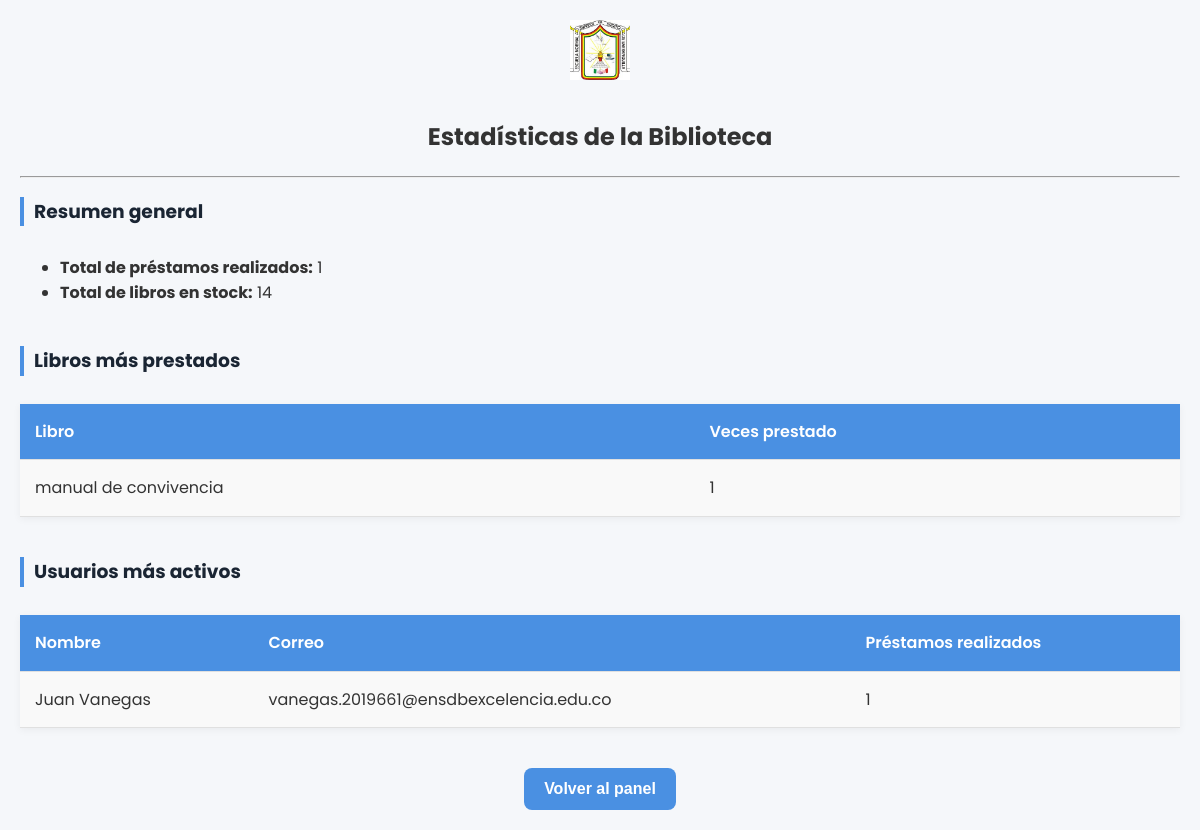
/admin_estadisticas (signed in), run on the app's committed database.
### tables this page shows
CREATE TABLE libro (
                id INTEGER PRIMARY KEY AUTOINCREMENT,
                titulo TEXT NOT NULL,
                autor TEXT NOT NULL,
                editorial TEXT NOT NULL,
                stock INTEGER NOT NULL,
                seccion TEXT NOT NULL
            , codigo_libro TEXT);

CREATE TABLE prestamo (
                id INTEGER PRIMARY KEY AUTOINCREMENT,
                nombre TEXT NOT NULL,
                grado TEXT NOT NULL,
                curso TEXT NOT NULL,
                libro_id INTEGER NOT NULL,
                dias INTEGER NOT NULL,
                correo TEXT NOT NULL,
                fecha_prestamo TEXT NOT NULL,
                devuelto INTEGER DEFAULT 0, reseñado INTEGER DEFAULT 0, fecha_devolucion TEXT,
                FOREIGN KEY(libro_id) REFERENCES libro(id)
            );

### biblioteca/app.py (the view)
@app.route('/admin_estadisticas')
def admin_estadisticas():
    if not session.get('admin'):
        return redirect(url_for('admin_login'))
    conn = get_db_connection()
    libros_populares = conn.execute("""
        SELECT l.titulo as libro, COUNT(p.libro_id) as total, l.codigo_libro
        FROM prestamo p JOIN libro l ON p.libro_id = l.id
        GROUP BY l.titulo
        ORDER BY total DESC
        LIMIT 5
    """).fetchall()
    usuarios_activos = conn.execute("""
        SELECT nombre, correo, COUNT(*) as total
        FROM prestamo
        GROUP BY correo
        ORDER BY total DESC
        LIMIT 5
    """).fetchall()
    total_prestamos = conn.execute('SELECT COUNT(*) FROM prestamo').fetchone()[0]
    total_libros = conn.execute('SELECT SUM(stock) FROM libro').fetchone()[0]
    conn.close()
    return render_template('admin_estadisticas.html',
                           libros_populares=libros_populares,
                           usuarios_activos=usuarios_activos,
                           total_prestamos=total_prestamos,
                           total_libros=total_libros or 0)

### biblioteca/app.py (called while the page is built)
def get_db_connection():
    conn = sqlite3.connect(DATABASE)
    conn.row_factory = sqlite3.Row
    return conn

### biblioteca/templates/admin_estadisticas.html (shortened to what this page needs)
<!DOCTYPE html>
<html lang="es">
<head>
    <link rel="stylesheet" href="{{ url_for('static', filename='css/styles.css') }}">
</head>
<body>
    <div class="admin-container">
        <div style="text-align:center;">
            <img src="{{ url_for('static', filename='escudo.jpg') }}" alt="Escudo" style="width:60px; margin-bottom:10px;">
            <h2>Estadísticas de la Biblioteca</h2>
            <hr>
        </div>
        <div class="table-section">
            <h3>Resumen general</h3>
            <ul>
                <li><strong>Total de préstamos realizados:</strong> {{ total_prestamos }}</li>
                <li><strong>Total de libros en stock:</strong> {{ total_libros }}</li>
            </ul>
        </div>
        <div class="table-section">
            <h3>Libros más prestados</h3>
            <table>
                <tr>
                    <th>Libro</th>
                    <th>Veces prestado</th>
                </tr>
                {% for libro in libros_populares %}
                <tr>
                    <td>{{ libro['libro'] }}</td>
                    <td>{{ libro['total'] }}</td>
                </tr>
                {% endfor %}
            </table>
        </div>
        <div class="table-section">
            <h3>Usuarios más activos</h3>
            <table>
                <tr>
                    <th>Nombre</th>
                    <th>Correo</th>
                    <th>Préstamos realizados</th>
                </tr>
                {% for usuario in usuarios_activos %}
                <tr>
                    <td>{{ usuario['nombre'] }}</td>
                    <td>{{ usuario['correo'] }}</td>
                    <td>{{ usuario['total'] }}</td>
                </tr>
                {% endfor %}
            </table>
        </div>
        <div style="text-align:center; margin-top:20px;">
            <a href="{{ url_for('admin_panel') }}"><button>Volver al panel</button></a>
        </div>
    </div>
</body>
</html>

### biblioteca/static/css/styles.css (style rules this page uses)
:root { --primary-color: #4a90e2; --secondary-color: #f5f7fa; --text-color: #333; --heading-color: #1a2533; --success-color: #5cb85c; --error-color: #d9534f; --shadow: 0 4px 15px rgba(0, 0, 0, 0.1); --border-radius: 12px; }
body { background-color: var(--secondary-color); font-family: 'Poppins', sans-serif; margin: 0; padding: 20px; color: var(--text-color); line-height: 1.6; }
button, .btn { background: var(--primary-color); color: #fff; border: none; border-radius: 8px; padding: 12px 20px; font-size: 16px; font-weight: 600; cursor: pointer; transition: all 0.3s ease; text-decoration: none; display: inline-block; }
table { width: 100%; border-collapse: collapse; margin-bottom: 2em; box-shadow: 0 2px 8px rgba(0,0,0,0.05); }
th, td { padding: 15px; border-bottom: 1px solid #e0e0e0; text-align: left; }
th { background-color: var(--primary-color); color: white; font-weight: 600; }
tr:nth-child(even) { background-color: #f9f9f9; }
.table-section { margin-bottom: 2.5em; }
.table-section h3 { color: var(--heading-color); border-left: 4px solid var(--primary-color); padding-left: 10px; margin-bottom: 1.5em; }

### data on the page
libro: libro "manual de convivencia", total "1"
prestamo: nombre "Juan Vanegas", correo "vanegas.2019661@ensdbexcelencia.edu.co", total "1"

### other printed values
{{ total_prestamos }} "1"
{{ total_libros }} "14"
